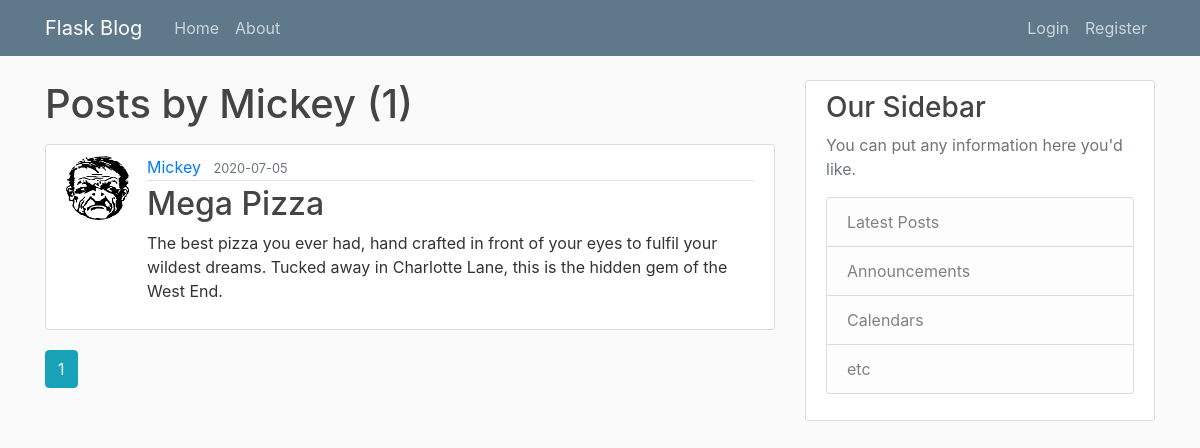
/user/Mickey, run on an earlier commit of the app's database.
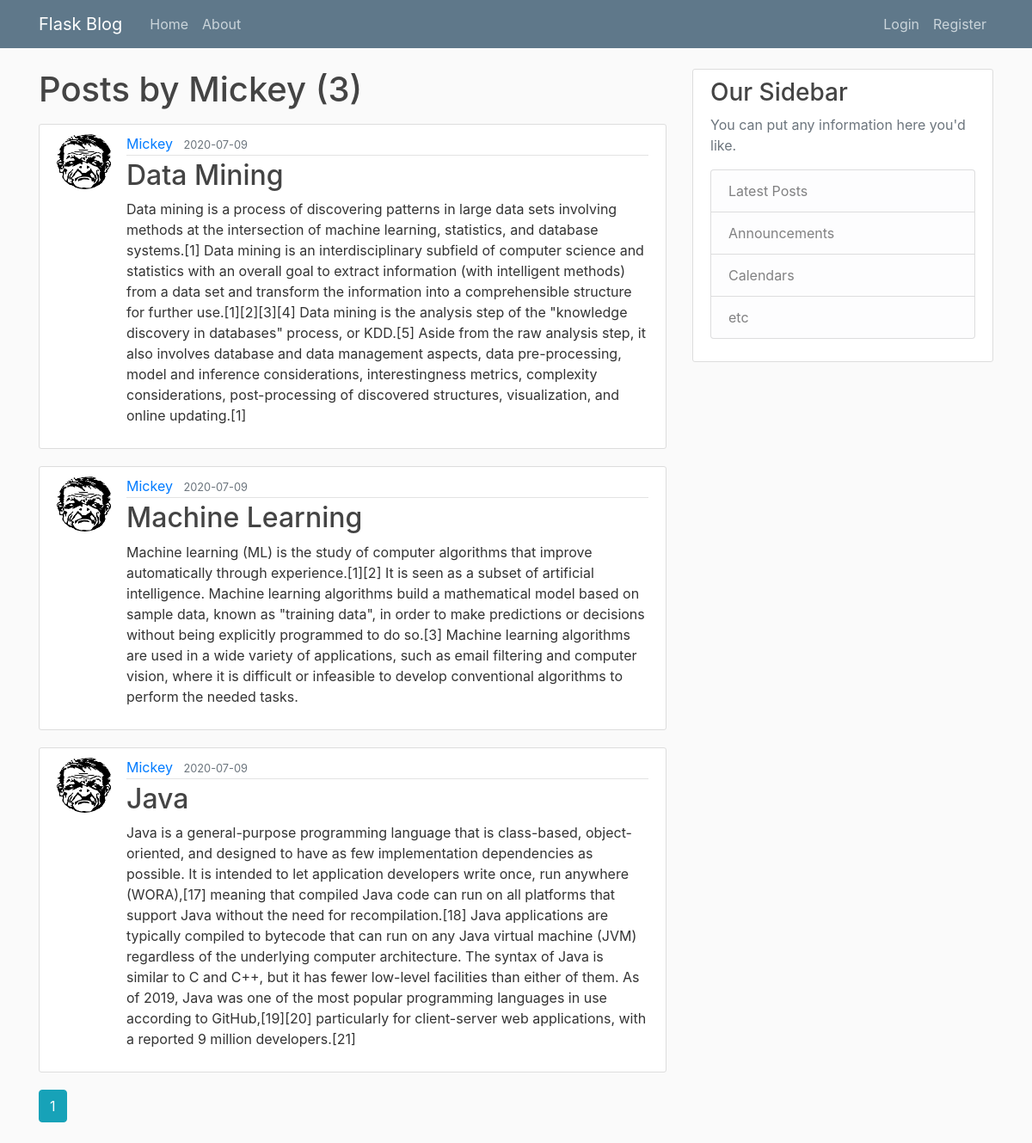
And on a later commit of the database.
### appblog/models.py (models this page shows, shortened)
class User(db.Model, UserMixin):
    id = db.Column(db.Integer, primary_key=True)
    username = db.Column(db.String(20), unique=True, nullable=False)
    email = db.Column(db.String(120), unique=True, nullable=False)
    image_file = db.Column(db.String(20), nullable=False, default='default.jpg')
    password = db.Column(db.String(60), nullable=False)
    posts = db.relationship('Post', backref='author', lazy=True)

class Post(db.Model):
    id = db.Column(db.Integer, primary_key=True)
    title = db.Column(db.String(100), nullable=False)
    date_posted = db.Column(db.DateTime, nullable=False, default=datetime.utcnow)
    content = db.Column(db.Text, nullable=False)
    user_id = db.Column(db.Integer, db.ForeignKey('user.id'), nullable=False)

### appblog/users/routes.py (the view)
@users.route("/user/<string:username>")
def user_posts(username):
    page = request.args.get('page', 1, type=int)
    user = User.query.filter_by(username=username).first_or_404()
    posts = Post.query.filter_by(author=user)\
        .order_by(Post.date_posted.desc())\
        .paginate(page=page, per_page=5)
    return render_template('user_posts.html', posts=posts, user=user)

### appblog/templates/user_posts.html
{% extends "layout.html" %}
{% block content %}
    <h1 class="mb-3">Posts by {{ user.username }} ({{ posts.total }})</h1>
    {% for post in posts.items %}
        <article class="media content-section">
          <img class="rounded-circle article-img" src="{{ url_for('static', filename='profile_pics/' + post.author.image_file) }}">
          <div class="media-body">
            <div class="article-metadata">
              <a class="mr-2" href="{{ url_for('users.user_posts', username=post.author.username) }}">{{ post.author.username }}</a>
              <small class="text-muted">{{ post.date_posted.strftime('%Y-%m-%d') }}</small>
            </div>
            <h2><a class="article-title" href="{{ url_for('posts.post', post_id=post.id) }}">{{ post.title }}</a></h2>
            <p class="article-content">{{ post.content }}</p>
          </div>
        </article>
    {% endfor %}
    {% for page_num in posts.iter_pages(left_edge=1, right_edge=1, left_current=1, right_current=2) %}
      {% if page_num %}
        {% if posts.page == page_num %}
          <a class="btn btn-info mb-4" href="{{ url_for('users.user_posts', username=user.username, page=page_num) }}">{{ page_num }}</a>
        {% else %}
          <a class="btn btn-outline-info mb-4" href="{{ url_for('users.user_posts', username=user.username, page=page_num) }}">{{ page_num }}</a>
        {% endif %}
      {% else %}
        ...
      {% endif %}
    {% endfor %}
{% endblock content %}

### appblog/templates/layout.html (shortened to what this page needs)
<!DOCTYPE html>
<html>
<head>
    <link rel="stylesheet" href="https://maxcdn.bootstrapcdn.com/bootstrap/4.0.0/css/bootstrap.min.css">
    <link rel="stylesheet" type="text/css" href="{{ url_for('static', filename='main.css') }}">
</head>
<body>
    <header class="site-header">
      <nav class="navbar navbar-expand-md navbar-dark bg-steel fixed-top">
        <div class="container">
          <a class="navbar-brand mr-4" href="/">Flask Blog</a>
          <div class="collapse navbar-collapse" id="navbarToggle">
            <div class="navbar-nav mr-auto">
              <a class="nav-item nav-link" href="{{ url_for('main.home') }}">Home</a>
              <a class="nav-item nav-link" href="{{ url_for('main.about') }}">About</a>
            </div>
            <div class="navbar-nav">
              {% if current_user.is_authenticated %}
                <a class="nav-item nav-link" href="{{ url_for('posts.new_post') }}">New Post</a>
                <a class="nav-item nav-link" href="{{ url_for('users.account') }}">Account</a>
                <a class="nav-item nav-link" href="{{ url_for('users.logout') }}">Logout</a>
              {% else %}
                <a class="nav-item nav-link" href="{{ url_for('users.login') }}">Login</a>
                <a class="nav-item nav-link" href="{{ url_for('users.register') }}">Register</a>
              {% endif %}
            </div>
          </div>
        </div>
      </nav>
    </header>
    <main role="main" class="container">
      <div class="row">
        <div class="col-md-8">
          {% block content %}{% endblock %}
        </div>
        <div class="col-md-4">
          <div class="content-section">
            <h3>Our Sidebar</h3>
            <p class='text-muted'>You can put any information here you'd like.
              <ul class="list-group">
                <li class="list-group-item list-group-item-light">Latest Posts</li>
                <li class="list-group-item list-group-item-light">Announcements</li>
                <li class="list-group-item list-group-item-light">Calendars</li>
                <li class="list-group-item list-group-item-light">etc</li>
              </ul>
            </p>
          </div>
        </div>
      </div>
    </main>
</body>
</html>

### appblog/static/main.css (style rules this page uses)
body { background: #fafafa; color: #333333; margin-top: 5rem; }
h1, h2, h3, h4, h5, h6 { color: #444444; }
.bg-steel { background-color: #5f788a; }
.site-header .navbar-nav .nav-link { color: #cbd5db; }
.content-section { background: #ffffff; padding: 10px 20px; border: 1px solid #dddddd; border-radius: 3px; margin-bottom: 20px; }
.article-title { color: #444444; }
.article-content { white-space: pre-line; }
.article-img { height: 65px; width: 65px; margin-right: 16px; }
.article-metadata { padding-bottom: 1px; margin-bottom: 4px; border-bottom: 1px solid #e3e3e3 }

What changed in the data, as far as the page shows it:
removed Post: image_file (picture), author.username "Mickey", date_posted "2020-07-05", title "Mega Pizza", content "The best pizza you ever had, hand crafted in front of your eyes to fulfil your wildest dreams. Tucked away in Charlotte Lane, this is the hidden gem of the West End."
added Post: image_file (picture), author.username "Mickey", date_posted "2020-07-09", title "Data Mining", content "Data mining is a process of discovering patterns in large data sets involving methods at the intersection of machine learning, statistics, and database systems.[1] Data mining is an interdisciplinary subfield of computer science and statistics with an overall goal to extract information (with intelligent methods) from a data set and transform the information into a comprehensible structure for further use.[1][2][3][4] Data mining is the analysis step of the \"knowledge discovery in databases\" process, or KDD.[5] Aside from the raw analysis step, it also involves database and data management aspects, data pre-processing, model and inference considerations, interestingness metrics, complexity…"
added Post: image_file (picture), author.username "Mickey", date_posted "2020-07-09", title "Machine Learning", content "Machine learning (ML) is the study of computer algorithms that improve automatically through experience.[1][2] It is seen as a subset of artificial intelligence. Machine learning algorithms build a mathematical model based on sample data, known as \"training data\", in order to make predictions or decisions without being explicitly programmed to do so.[3] Machine learning algorithms are used in a wide variety of applications, such as email filtering and computer vision, where it is difficult or infeasible to develop conventional algorithms to perform the needed tasks."
added Post: image_file (picture), author.username "Mickey", date_posted "2020-07-09", title "Java", content "Java is a general-purpose programming language that is class-based, object-oriented, and designed to have as few implementation dependencies as possible. It is intended to let application developers write once, run anywhere (WORA),[17] meaning that compiled Java code can run on all platforms that support Java without the need for recompilation.[18] Java applications are typically compiled to bytecode that can run on any Java virtual machine (JVM) regardless of the underlying computer architecture. The syntax of Java is similar to C and C++, but it has fewer low-level facilities than either of them. As of 2019, Java was one of the most popular programming languages in use according to…"
Also different on the page:
{{ posts.total }}: "1" → "3"
